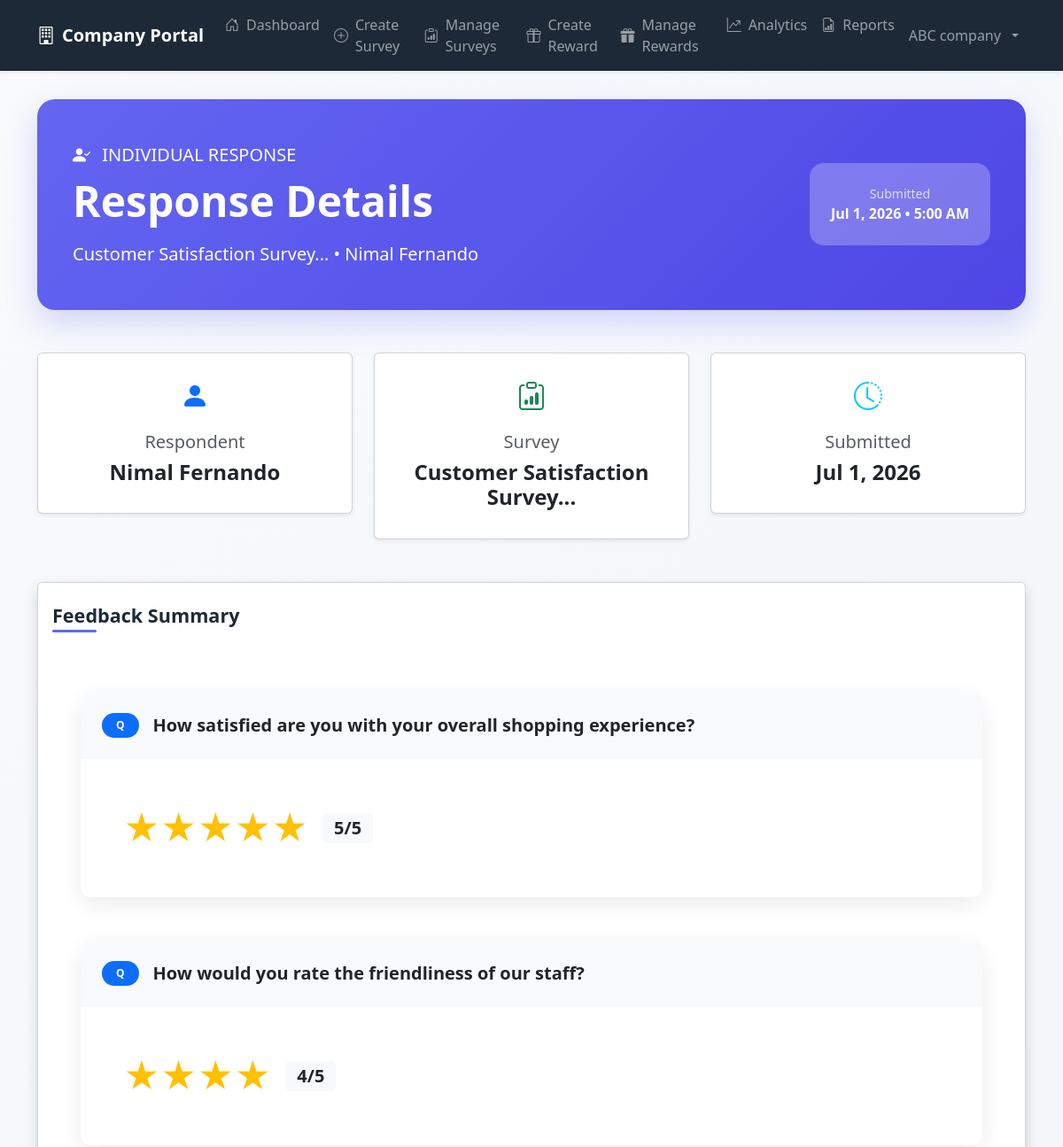
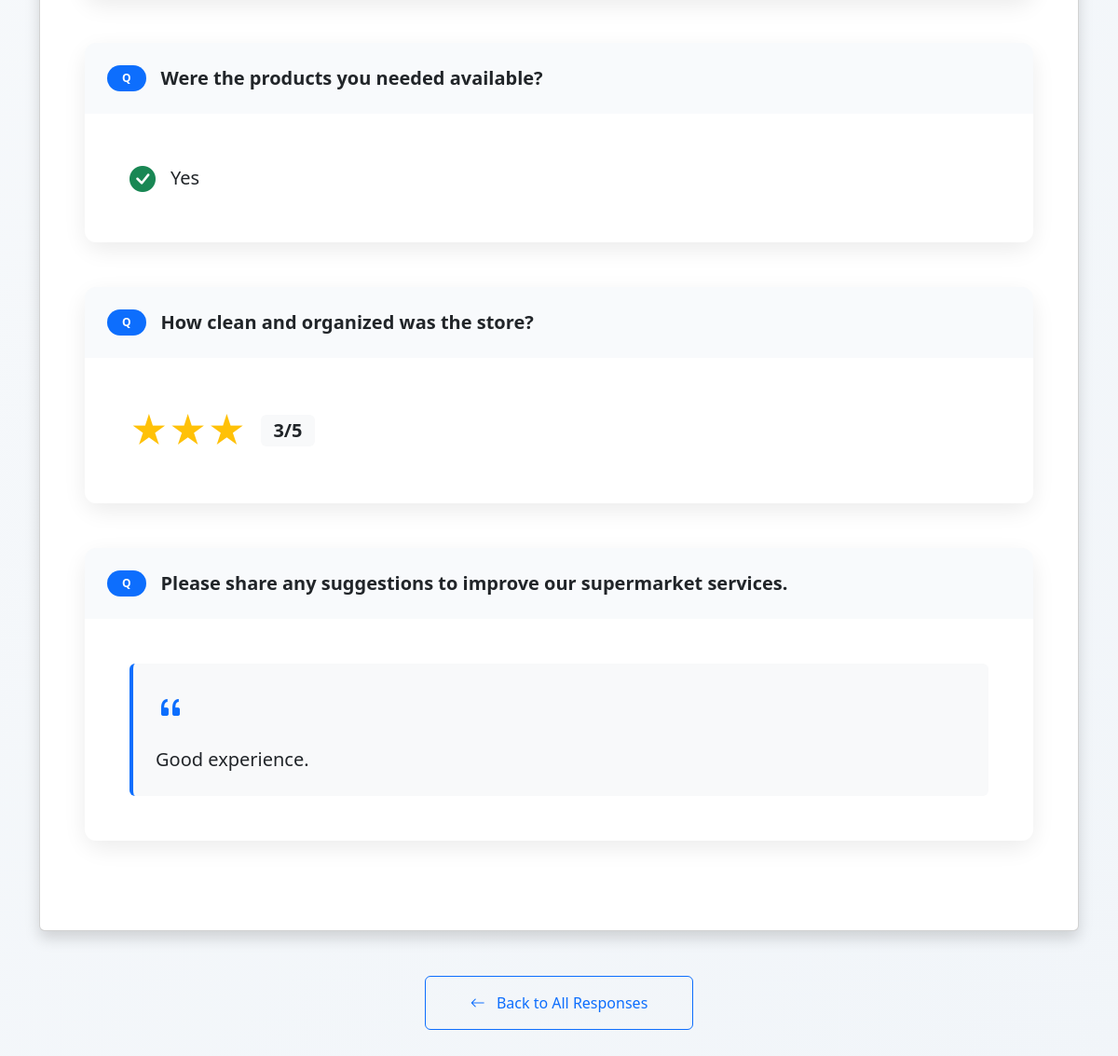
The page /company/view_response_details.php?id=21 (signed in) on the database its author committed (2 pictures, top to bottom).
### tables this page shows
CREATE TABLE `responses` (
  `response_id` int NOT NULL AUTO_INCREMENT,
  `user_id` int NOT NULL,
  `survey_id` int NOT NULL,
  `submitted_at` timestamp NULL DEFAULT CURRENT_TIMESTAMP,
  PRIMARY KEY (`response_id`),
  UNIQUE KEY `uk_user_survey` (`user_id`,`survey_id`),
  KEY `user_id` (`user_id`),
  KEY `survey_id` (`survey_id`),
  CONSTRAINT `fk_responses_survey` FOREIGN KEY (`survey_id`) REFERENCES `surveys` (`survey_id`) ON DELETE RESTRICT,
  CONSTRAINT `fk_responses_user` FOREIGN KEY (`user_id`) REFERENCES `users` (`user_id`) ON DELETE RESTRICT
);

CREATE TABLE `surveys` (
  `survey_id` int NOT NULL AUTO_INCREMENT,
  `company_id` int NOT NULL,
  `title` varchar(200) NOT NULL,
  `description` text,
  `points_reward` int NOT NULL,
  `status` enum('draft','active') DEFAULT 'draft',
  `expiry_date` date DEFAULT NULL,
  `created_at` timestamp NULL DEFAULT CURRENT_TIMESTAMP,
  PRIMARY KEY (`survey_id`),
  KEY `company_id` (`company_id`),
  KEY `idx_status` (`status`),
  KEY `idx_expiry` (`expiry_date`),
  CONSTRAINT `fk_surveys_company` FOREIGN KEY (`company_id`) REFERENCES `companies` (`company_id`) ON DELETE CASCADE
);

CREATE TABLE `answers` (
  `answer_id` int NOT NULL AUTO_INCREMENT,
  `response_id` int NOT NULL,
  `question_id` int NOT NULL,
  `answer_text` text NOT NULL,
  PRIMARY KEY (`answer_id`),
  KEY `response_id` (`response_id`),
  KEY `question_id` (`question_id`),
  CONSTRAINT `fk_answers_question` FOREIGN KEY (`question_id`) REFERENCES `questions` (`question_id`) ON DELETE RESTRICT,
  CONSTRAINT `fk_answers_response` FOREIGN KEY (`response_id`) REFERENCES `responses` (`response_id`) ON DELETE CASCADE
);

CREATE TABLE `questions` (
  `question_id` int NOT NULL AUTO_INCREMENT,
  `survey_id` int NOT NULL,
  `question_text` text NOT NULL,
  `question_type` enum('mcq','rating','text') NOT NULL,
  PRIMARY KEY (`question_id`),
  KEY `survey_id` (`survey_id`),
  CONSTRAINT `fk_questions_survey` FOREIGN KEY (`survey_id`) REFERENCES `surveys` (`survey_id`) ON DELETE CASCADE
);

### company/view_response_details.php (the view, shortened to what this page needs)
<?php
include("../config/db.php");
$response_id = (int)$_GET['id'];
$company_id = $_SESSION['company_id'];
$check_stmt = $conn->prepare("
SELECT
    responses.response_id,
    responses.submitted_at,
    CASE
        WHEN users.is_deleted = 1 THEN 'Deleted Account'
        ELSE users.name
    END AS user_name,
    surveys.title AS survey_title
FROM responses
JOIN users
ON responses.user_id = users.user_id
JOIN surveys
ON responses.survey_id = surveys.survey_id
WHERE responses.response_id = ?
AND surveys.company_id = ?
");
$check_stmt->bind_param("ii", $response_id, $company_id);
$check_stmt->execute();
$check_result = $check_stmt->get_result();
$response_info = $check_result->fetch_assoc();
$stmt = $conn->prepare("
SELECT
    questions.question_text,
    answers.answer_text,
    questions.question_type
FROM answers
JOIN questions
ON answers.question_id = questions.question_id
WHERE answers.response_id = ?
");
$stmt->bind_param("i", $response_id);
$stmt->execute();
$result = $stmt->get_result();
?>
<!DOCTYPE html>
<html lang="en">
<head>
    <link href="https://cdn.jsdelivr.net/npm/bootstrap@5.3.6/dist/css/bootstrap.min.css" rel="stylesheet">
    <link href="https://cdn.jsdelivr.net/npm/bootstrap-icons@1.11.3/font/bootstrap-icons.css" rel="stylesheet">
</head>
<body>
    <?php include("../includes/company_navbar.php"); ?>
    <div class="container dashboard-container">
        <div class="hero-section">
            <div class="row align-items-center">
                <div class="col-lg-8">
                    <p class="mb-2 opacity-90 fs-5">
                        <i class="bi bi-person-check-fill me-2"></i>
                        INDIVIDUAL RESPONSE
                    </p>
                    <h1 class="display-5 fw-bold mb-3">Response Details</h1>
                    <p class="lead opacity-90 mb-0">
                        <?php echo htmlspecialchars($response_info['survey_title']); ?> •
                        <?php echo htmlspecialchars($response_info['user_name']); ?>
                    </p>
                </div>
                <div class="col-lg-4 text-lg-end mt-4 mt-lg-0">
                    <div class="bg-white bg-opacity-25 rounded-4 p-4 d-inline-block text-center">
                        <small class="opacity-75 d-block">Submitted</small>
                        <strong><?php echo date('M j, Y • g:i A', strtotime($response_info['submitted_at'])); ?></strong>
                    </div>
                </div>
            </div>
        </div>
        <div class="row g-4 mb-5">
            <div class="col-md-4">
                <div class="card shadow-sm text-center p-4">
                    <i class="bi bi-person-fill text-primary fs-2 mb-3"></i>
                    <h5 class="text-muted">Respondent</h5>
                    <h4 class="fw-semibold"><?php echo htmlspecialchars($response_info['user_name']); ?></h4>
                </div>
            </div>
            <div class="col-md-4">
                <div class="card shadow-sm text-center p-4">
                    <i class="bi bi-clipboard-data text-success fs-2 mb-3"></i>
                    <h5 class="text-muted">Survey</h5>
                    <h4 class="fw-semibold"><?php echo htmlspecialchars($response_info['survey_title']); ?></h4>
                </div>
            </div>
            <div class="col-md-4">
                <div class="card shadow-sm text-center p-4">
                    <i class="bi bi-clock-history text-info fs-2 mb-3"></i>
                    <h5 class="text-muted">Submitted</h5>
                    <h4 class="fw-semibold"><?php echo date('M j, Y', strtotime($response_info['submitted_at'])); ?></h4>
                </div>
            </div>
        </div>
        <div class="card shadow">
            <div class="card-header bg-white border-0 py-4">
                <h4 class="section-title mb-0">Feedback Summary</h4>
            </div>
            <div class="card-body p-5">
                <?php if (mysqli_num_rows($result) == 0): ?>
                    <div class="alert alert-warning text-center py-5">
                        <i class="bi bi-inbox display-4 d-block mb-3"></i>
                        No answers found for this response.
                    </div>
                <?php else: ?>
                    <?php while($row = mysqli_fetch_assoc($result)): ?>
                        <div class="answer-card mb-5">
                            <div class="question-header p-4">
                                <div class="d-flex align-items-center gap-3">
                                    <span class="badge bg-primary rounded-pill px-3 py-2">Q</span>
                                    <h5 class="mb-0 fw-semibold"><?php echo htmlspecialchars($row['question_text']); ?></h5>
                                </div>
                            </div>
                            <div class="answer-content p-5">
                                <?php if ($row['question_type'] == 'rating'): ?>
                                    <div class="d-flex align-items-center gap-3">
                                        <div class="fs-1 text-warning">
                                            <?php echo str_repeat('★', (int)$row['answer_text']); ?>
                                        </div>
                                        <div>
                                            <span class="badge bg-light text-dark fs-5"><?php echo htmlspecialchars($row['answer_text']); ?>/5</span>
                                        </div>
                                    </div>
                                <?php elseif ($row['question_type'] == 'mcq'): ?>
                                    <div class="d-flex align-items-center gap-3">
                                        <i class="bi bi-check-circle-fill text-success fs-3"></i>
                                        <h5 class="mb-0"><?php echo htmlspecialchars($row['answer_text']); ?></h5>
                                    </div>
                                <?php else: ?>
                                    <div class="bg-light border-start border-4 border-primary p-4 rounded">
                                        <i class="bi bi-quote fs-2 text-primary mb-3 d-block"></i>
                                        <p class="mb-0 lead"><?php echo nl2br(htmlspecialchars($row['answer_text'])); ?></p>
                                    </div>
                                <?php endif; ?>
                            </div>
                        </div>
                    <?php endwhile; ?>
                <?php endif; ?>
            </div>
        </div>
        <div class="mt-5 text-center">
            <a href="view_responses.php" class="btn btn-outline-primary px-5 py-3">
                <i class="bi bi-arrow-left me-2"></i>
                Back to All Responses
            </a>
        </div>
    </div>
</body>
</html>

### company/view_response_details.php (style rules this page uses)
:root { --primary: #6366f1; --primary-dark: #4f46e5; --success: #10b981; --dark: #1e2937; }
body { background: linear-gradient(135deg, #f8fafc 0%, #f1f5f9 100%); font-family: 'Segoe UI', system-ui, -apple-system, sans-serif; min-height: 100vh; }
.dashboard-container { padding-top: 2rem; padding-bottom: 5rem; }
.hero-section { background: linear-gradient(135deg, #6366f1 0%, #4f46e5 100%); color: white; border-radius: 20px; padding: 3rem 2.5rem; margin-bottom: 3rem; box-shadow: 0 15px 35px rgba(99, 102, 241, 0.25); }
.answer-card { border: none; border-radius: 18px; box-shadow: 0 8px 25px rgba(0, 0, 0, 0.08); }
.question-header { background: #f8fafc; border-radius: 12px 12px 0 0; }
.answer-content { background: white; border-radius: 0 0 12px 12px; }
.section-title { font-size: 1.35rem; font-weight: 600; color: var(--dark); position: relative; display: inline-block; }
.section-title:after { content: ''; position: absolute; bottom: -6px; left: 0; width: 50px; height: 3px; background: var(--primary); border-radius: 3px; }

### rows shown on the page
responses: survey.title "Customer Satisfaction Survey...", submitted_at "Jul 1, 2026 • 5:00 AM", submitted_at "Jul 1, 2026"
answers: question.question_text "How satisfied are you with your overall shopping experience?", answer_text "★★★★★", answer_text "5"
answers: question.question_text "How would you rate the friendliness of our staff?", answer_text "★★★★", answer_text "4"
answers: question.question_text "Were the products you needed available?", answer_text "Yes"
answers: question.question_text "How clean and organized was the store?", answer_text "★★★", answer_text "3"
answers: question.question_text "Please share any suggestions to improve our supermarket services.", answer_text "Good experience."

### other values the page prints
$_SESSION['company_name'] "ABC company"
$response_info['user_name'] "Nimal Fernando"
